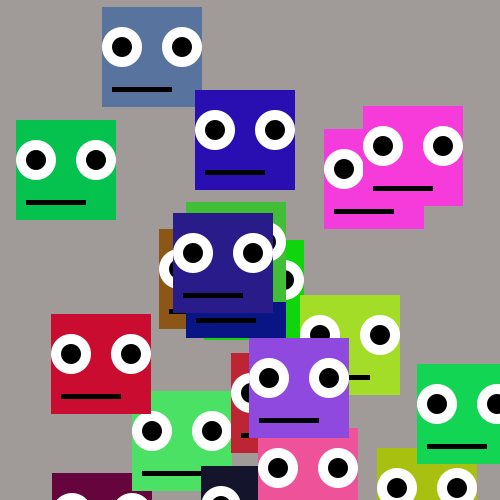
Frame 1 (no input)
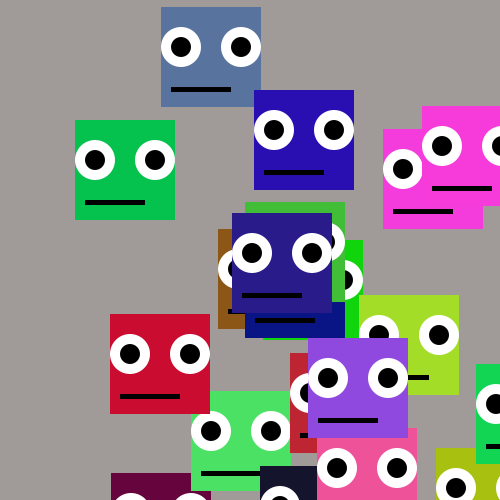
Frame 60 (the mouse pressed at the canvas centre just before this capture)
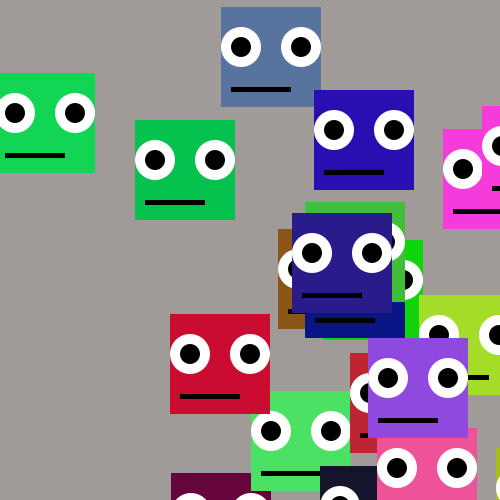
Frame 120 (the mouse held since frame 60 and released just before this capture)

The Processing sketch that drew these frames (run headless with seeded random() and noise(); from frame 60 on, the mouse is pressed at the canvas centre):

// Processing sketch: processing_43111
// ── processing_43111.pde

int num = 20;
int s=20;

color [] c = new color[num];
int [] x = new int [num];
int [] y = new int [num];

void setup() {
  size(500, 500);
  smooth();
  for (int i = 0; i < num; i++) {
    x[i] = int(random(width));
    y[i] = int(random(height));
    c[i] = color(random(256), random(256), random(256));
  }
}

void draw() {
  background(#A09A99);
  frameRate(210);
  for (int i = 0; i < num; i++) {
    x[i]++;
    if (x[i] > (width + s)) {
      x[i]=-s;
      y[i]= int(random(height));
    }

    cube(x[i], y[i], c[i]);
  }
}



void cube(int x, int y, color c) {
  fill(c);
  noStroke();
  rect(x, y, 100, 100);
  fill(255);
  ellipse(x+20, y+40, 40, 40);
  ellipse(x+80, y+40, 40, 40);
  fill(0);
  ellipse(x+20, y+40, 20, 20);
  ellipse(x+80, y+40, 20, 20);
  rect(x+10, y+80, 60,5);

}
